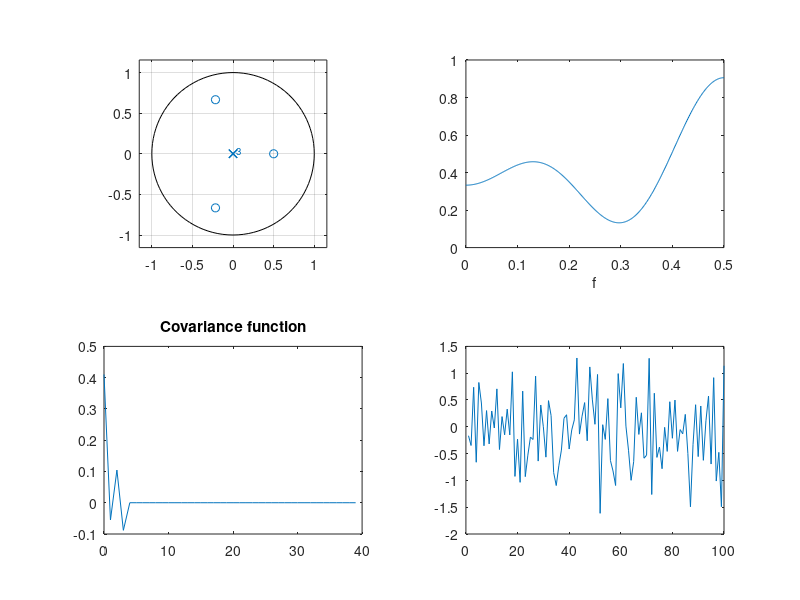

The MATLAB script that drew this image:
close all
clear

A=1;

rhoc=0.7;
freqc=0.3;
realzero=0.5;

sigma=0.6;
sigma2=0.4;

% C=poly([rhoc*exp(1i*2*pi*freqc) rhoc*exp(-1i*2*pi*freqc)]);
C=poly([rhoc*exp(1i*2*pi*freqc) rhoc*exp(-1i*2*pi*freqc) realzero])

subplot(221);
zplane(C,A);

subplot(222);
[H,w]=freqz(sigma*C,A,1024,'whole');
R=abs(H).^2;
plot(w(1:513)/2/pi,R(1:513))
xlabel("f");

subplot(223)
r=ifft(R);
plot([0:39],r(1:40));
title("Covariance function");

n=150;
e = sqrt(sigma2)*randn(n,1);
x = filter(C, A, e);
xstat=x(51:150);
subplot(224)
plot(xstat)